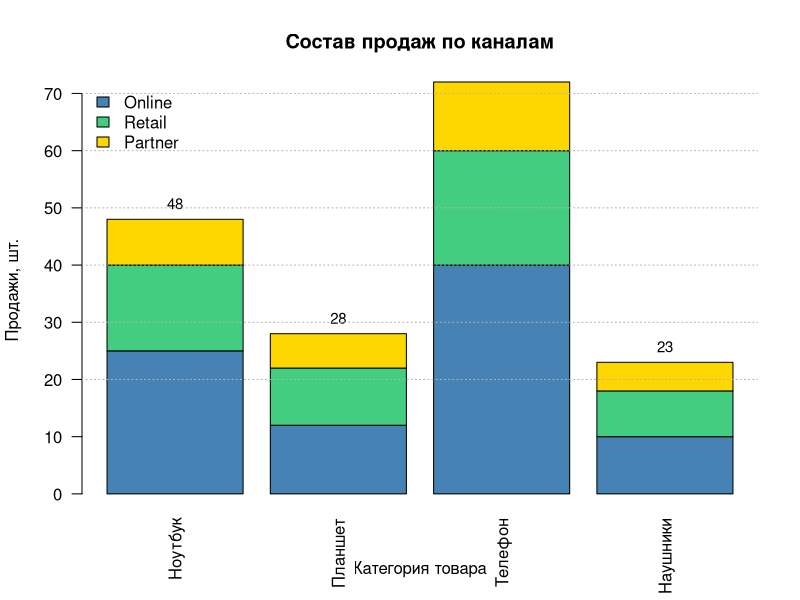

Recreate this plot in R.
# Построить СЛОЖЕННУЮ столбчатую диаграмму (stacked), показывающую состав продаж
# по 3 каналам (Онлайн, Розница, Партнёры) для 4 категорий товаров.
# Каждый столбец = категория, внутри столбца 3 "слоя" (сегмента).

# МАЛЕНЬКИЙ ДАТАСЕТ (4 СТРОКИ, 3 КАНАЛА)
Category <- c("Ноутбук", "Планшет", "Телефон", "Наушники")
Online   <- c(25, 12, 40, 10)
Retail   <- c(15, 10, 20,  8)
Partner  <- c( 8,  6, 12,  5)

df_channels <- data.frame(Category, Online, Retail, Partner)
df_channels
str(df_channels)

# ПРЕОБРАЗУЕМ В МАТРИЦУ, КАК ТРЕБУЕТ barplot()
m_channels <- t(as.matrix(df_channels[, c("Online", "Retail", "Partner")]))
colnames(m_channels) <- df_channels$Category
m_channels

# СТРОИМ STACKED barplot (beside=FALSE по умолчанию — "сложение" сегментов)
bp <- barplot(
  height = m_channels,
  beside = FALSE,                           # сложить слои в один столбец
  main   = "Состав продаж по каналам",
  xlab   = "Категория товара",
  ylab   = "Продажи, шт.",
  col    = c("steelblue", "seagreen3", "gold"),
  las    = 2
)

# ЛЕГЕНДА (КАКИЕ СЛОИ ЧЕМ ОБОЗНАЧЕНЫ)
legend(
  "topleft",
  legend = c("Online", "Retail", "Partner"),
  fill   = c("steelblue", "seagreen3", "gold"),
  bty    = "n"
)

# (НЕОБЯЗАТЕЛЬНО) ПОДПИШЕМ СУММУ НА ВЕРХУ КАЖДОГО СТОЛБЦА
totals <- colSums(m_channels)       # сумма по колонкам (по категориям)
text(
  x = bp, y = totals, labels = totals, pos = 3, cex = 0.9
)

# ЛЁГКАЯ СЕТКА ПО Y
abline(h = pretty(totals), lty = 3, col = "gray70")
